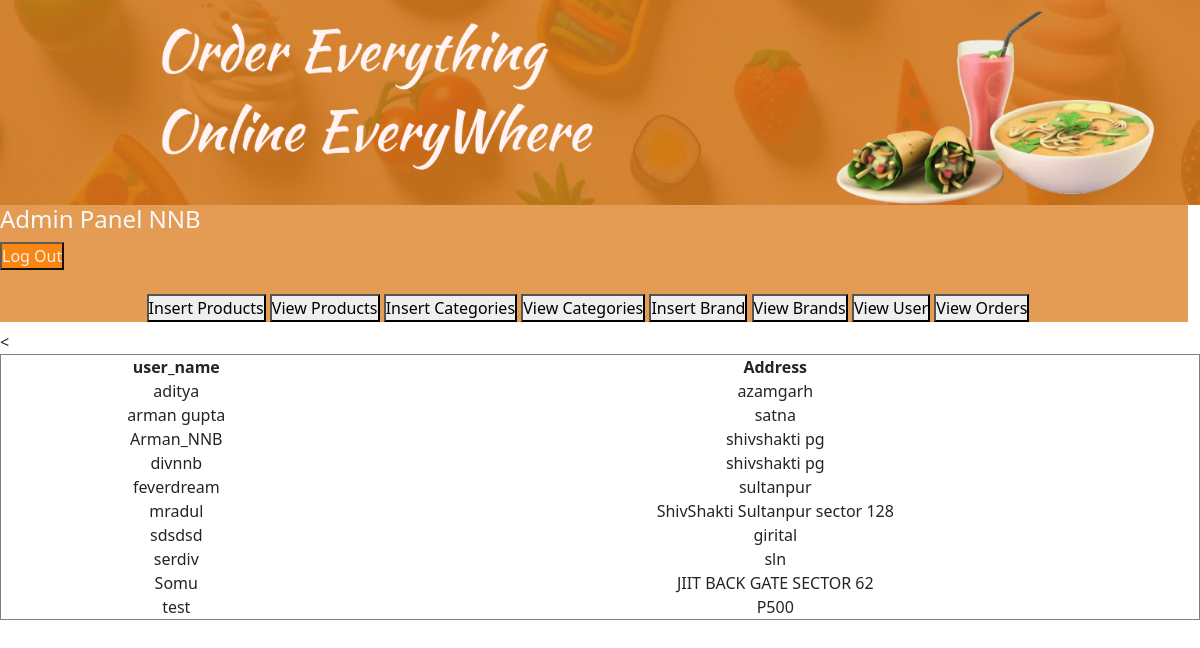
Screenshot of /admin_area/index.php?view_user with the database file from the repository.
### tables this page shows
CREATE TABLE `user` (
  `user_name` varchar(20) NOT NULL,
  `password` varchar(10) NOT NULL,
  `address` varchar(120) NOT NULL,
  `role` varchar(7) NOT NULL DEFAULT 'User'
);

### admin_area/view_user.php (the view, shortened to what this page needs)
<?php
$servername = "localhost";
$username = "root";
$password = "";
$dbname = "blinkmart";
$conn = new mysqli($servername, $username, $password, $dbname);
$sql = "SELECT *  FROM user where role not in ('admin')";
$result = $conn->query($sql);
if ($result->num_rows > 0) {
    echo "<table border='1' style='width:100%; text-align:center;'>";
    echo "<tr><th>user_name</th><th>Address</th><</tr>";
    while($row = $result->fetch_assoc()) {
        echo "<tr>
                <td>" . $row["user_name"] . "</td>
                <td>" . $row["address"] . "</td>
              </tr>";
    }
    echo "</table>";
} else {
    echo "No User found.";
}
?>

### style.css (style rules this page uses)
* { margin:0; padding:0; box-sizing: border-box; object-fit: contain; max-width: 100vw; }
body { overflow-x: hidden; }

### rows the page displays
user: user_name "aditya", address "azamgarh"
user: user_name "arman gupta", address "satna"
user: user_name "Arman_NNB", address "shivshakti pg"
user: user_name "divnnb", address "shivshakti pg"
user: user_name "feverdream", address "sultanpur"
user: user_name "mradul", address "ShivShakti Sultanpur sector 128"
user: user_name "sdsdsd", address "girital"
user: user_name "serdiv", address "sln"
user: user_name "Somu", address "JIIT BACK GATE SECTOR 62"
user: user_name "test", address "P500"
